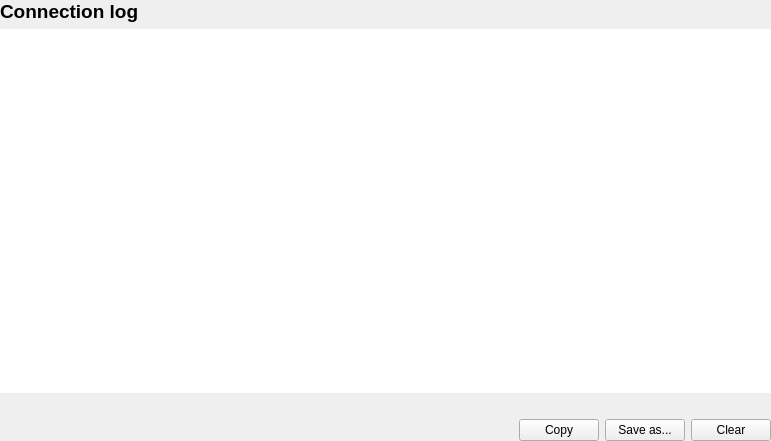
<?xml version="1.0" encoding="UTF-8"?>
<ui version="4.0">
 <class>ConnectionLogView</class>
 <widget class="QWidget" name="ConnectionLogView">
  <property name="geometry">
   <rect>
    <x>0</x>
    <y>0</y>
    <width>771</width>
    <height>441</height>
   </rect>
  </property>
  <property name="windowTitle">
   <string>Form</string>
  </property>
  <layout class="QGridLayout" name="gridLayout">
   <property name="leftMargin">
    <number>0</number>
   </property>
   <property name="topMargin">
    <number>0</number>
   </property>
   <property name="rightMargin">
    <number>0</number>
   </property>
   <property name="bottomMargin">
    <number>0</number>
   </property>
   <item row="0" column="0">
    <layout class="QVBoxLayout" name="verticalLayout">
     <item>
      <widget class="QLabel" name="Title">
       <property name="font">
        <font>
         <pointsize>14</pointsize>
         <weight>75</weight>
         <bold>true</bold>
        </font>
       </property>
       <property name="text">
        <string>Connection log</string>
       </property>
      </widget>
     </item>
     <item>
      <widget class="RDPLogBox" name="plainTextEdit">
       <property name="enabled">
        <bool>true</bool>
       </property>
       <property name="frameShape">
        <enum>QFrame::NoFrame</enum>
       </property>
       <property name="frameShadow">
        <enum>QFrame::Plain</enum>
       </property>
       <property name="lineWidth">
        <number>0</number>
       </property>
       <property name="readOnly">
        <bool>true</bool>
       </property>
      </widget>
     </item>
     <item>
      <spacer name="verticalSpacer">
       <property name="orientation">
        <enum>Qt::Vertical</enum>
       </property>
       <property name="sizeType">
        <enum>QSizePolicy::Fixed</enum>
       </property>
       <property name="sizeHint" stdset="0">
        <size>
         <width>20</width>
         <height>20</height>
        </size>
       </property>
      </spacer>
     </item>
     <item>
      <layout class="QHBoxLayout" name="horizontalLayout">
       <item>
        <spacer name="horizontalSpacer">
         <property name="orientation">
          <enum>Qt::Horizontal</enum>
         </property>
         <property name="sizeHint" stdset="0">
          <size>
           <width>40</width>
           <height>20</height>
          </size>
         </property>
        </spacer>
       </item>
       <item>
        <widget class="QPushButton" name="copyButton">
         <property name="enabled">
          <bool>true</bool>
         </property>
         <property name="text">
          <string>Copy</string>
         </property>
        </widget>
       </item>
       <item>
        <widget class="QPushButton" name="saveAsButton">
         <property name="enabled">
          <bool>true</bool>
         </property>
         <property name="text">
          <string>Save as...</string>
         </property>
        </widget>
       </item>
       <item>
        <widget class="QPushButton" name="clearButton">
         <property name="enabled">
          <bool>true</bool>
         </property>
         <property name="text">
          <string>Clear</string>
         </property>
        </widget>
       </item>
      </layout>
     </item>
    </layout>
   </item>
  </layout>
 </widget>
 <customwidgets>
  <customwidget>
   <class>RDPLogBox</class>
   <extends>QPlainTextEdit</extends>
   <header>../../source/RDP/Views/RDPLogBox.h</header>
  </customwidget>
 </customwidgets>
 <resources/>
 <connections/>
</ui>
